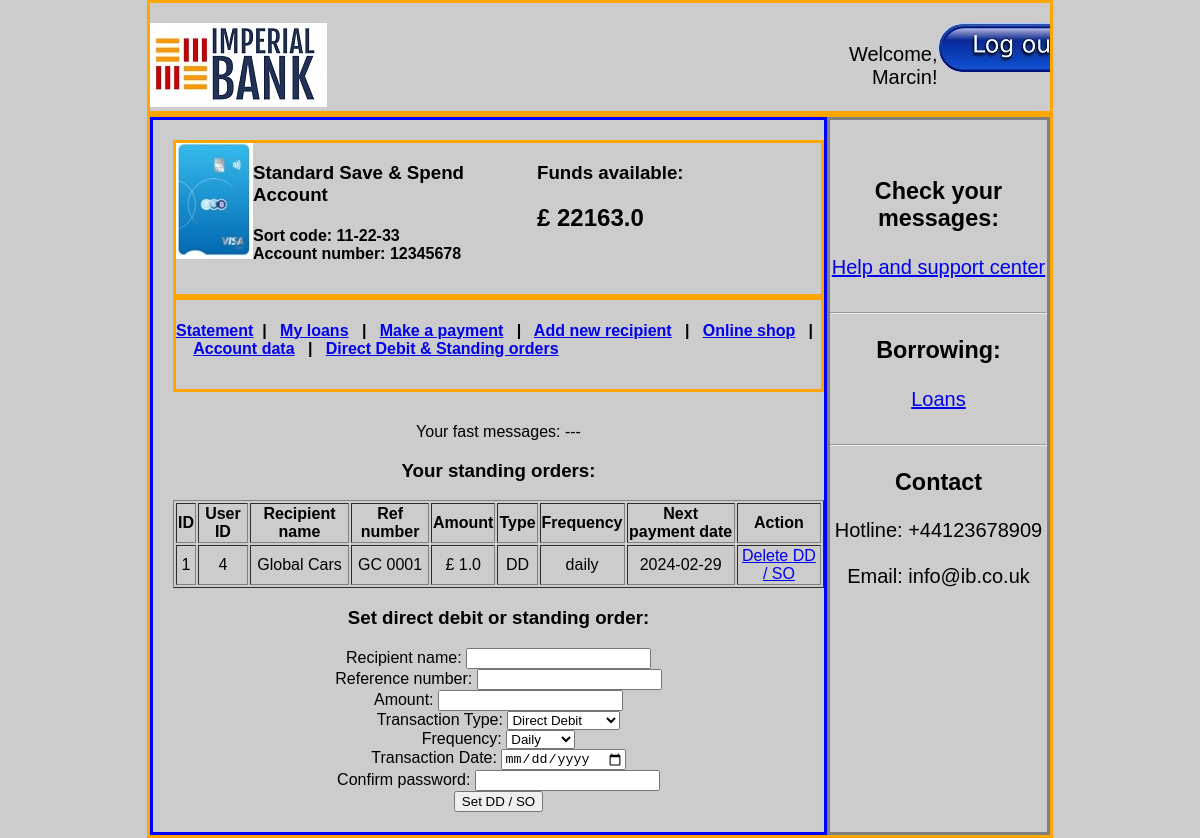
The app's page /direct_debit_standing_orders (signed in) with its own data.
### models/models.py (models this page shows, shortened)
class Users(db.Model, UserMixin):
    id = db.Column(db.Integer, primary_key=True)
    username = db.Column(db.String(50), unique=True, nullable=False)
    password_hash = db.Column(db.String(128), nullable=False)
    role = db.Column(db.String(20), nullable=False, default='client')
    email = db.Column(db.String(120), unique=True, nullable=False)
    phone_number = db.Column(db.String(20), nullable = False)
    country = db.Column(db.String(50))
    transactions = db.relationship('Transaction', backref='user', lazy=True)

class Transaction(db.Model):
    user_id = db.Column(db.Integer, db.ForeignKey('users.id'), nullable=False)
    id = db.Column(db.Integer, primary_key=True)
    transaction_date = db.Column(db.Date, default=date.today)
    transaction_type = db.Column(db.String(20), nullable=False)
    sort_code = db.Column(db.String(10), nullable=False)
    account_number = db.Column(db.String(20), nullable=False)
    transaction_description = db.Column(db.String(255) , nullable=False)
    debit_amount = db.Column(db.Float)
    credit_amount = db.Column(db.Float)
    balance = db.Column(db.Float, nullable=False)

class DDSO(db.Model):
    id = db.Column(db.Integer, primary_key=True)
    user_id = db.Column(db.Integer, db.ForeignKey('users.id'), nullable=False)
    recipient = db.Column(db.String(50),  nullable=False)
    reference_number = db.Column(db.String(100), nullable=False)
    amount = db.Column(db.Float, nullable=False)
    transaction_type = db.Column(db.String(20), nullable=False)
    frequency = db.Column(db.String(50))  # 'daily' 'monthly' etc
    next_payment_date = db.Column(db.Date, nullable=False)

### routes/transfer.py (the view, shortened to what this page needs)
@ddso_bp.route('/direct_debit_standing_orders', methods=['GET', 'POST'])
@login_required
def ddso():
    user_transactions = Transaction.query.filter_by(user_id=current_user.id).all()
    user_dd_so = DDSO.query.filter_by(user_id=current_user.id).all()
    last_transaction = Transaction.query.filter_by(user_id=current_user.id).order_by(Transaction.id.desc()).first()
    form = DDSOForm()
    return render_template('ddso.html', form=form, user=current_user, all_transactions=user_transactions, all_dd_so=user_dd_so,  last_transaction=last_transaction)

### forms/forms.py
class DDSOForm(FlaskForm):
    amount = FloatField('Amount', validators=[DataRequired(), NumberRange(min=0)])
    recipient = StringField('Recipient', validators=[DataRequired()])
    reference_number = StringField('Reference number', validators=[DataRequired()])
    next_payment_date = DateField('Next payment date', format='%Y-%m-%d', validators=[DataRequired()])
    transaction_type = SelectField('Transaction type', choices=[('DD', 'Direct Debit'), ('SO', 'Standing Order')], validators=[DataRequired()])
    frequency = SelectField('Frequency', choices=[('monthly', 'Monthly'), ('daily', 'Daily')], validators=[DataRequired()])
    confirm_password = PasswordField('Confirm Password', validators=[DataRequired()])
    submit = SubmitField('Add DD / SO')

### app.py (called while the page is built)
@app.before_request
def initialize_database():
    db.create_all()
    session.permanent = True

@login_manager.user_loader
def load_user(user_id):
    return Users.query.get(int(user_id))

### templates/ddso.html (shortened to what this page needs)
{% extends 'base2.html' %}
{% block precontent %}
{% with messages = get_flashed_messages() %}
{% if not messages %}
    <p>Your fast messages: ---</p>
{% endif %}
{% endwith %}
<h3>Your standing orders: </h3>
<table border="1" class="center-table">
    <thead>
    <tr>
        <th>ID</th>
        <th>User ID</th>
        <th>Recipient name</th>
        <th>Ref number</th>
        <th>Amount</th>
        <th>Type</th>
        <th>Frequency</th>
        <th>Next payment date</th>
        <th>Action</th>
    </tr>
    </thead>
    <tbody>
    {% for dd_so in all_dd_so %}
        <tr>
            <td>{{ dd_so.id}}</td>
            <td>{{ dd_so.user_id }}</td>
            <td>{{ dd_so.recipient }}</td>
            <td>{{ dd_so.reference_number }}</td>
            <td>£ {{ dd_so.amount }}</td>
            <td>{{ dd_so.transaction_type }}</td>
            <td>{{ dd_so.frequency }}</td>
            <td>{{ dd_so.next_payment_date }}</td>
            <td><a href="{{ url_for('delete_ddso', id = dd_so.id) }}" >Delete DD / SO</a></td>
        </tr>
    {% endfor %}
    </tbody>
</table>
<h3>Set direct debit or standing order:</h3>
<form action="{{ url_for('ddso_bp.ddso') }}" method="post" role="form">
    <label for="recipient">Recipient name:</label>
    <input type="text" id="recipient" name="recipient" required><br>
    <label for="reference_number">Reference number:</label>
    <input type="text" id="reference_number" name="reference_number" required><br>
    <label for="amount">Amount:</label>
    <input type="number" step="0.01" id="amount" name="amount" required><br>
    <label for="transaction_type">Transaction Type:</label>
    <select id="transaction_type" name="transaction_type" def required>
        <option value="DD">Direct Debit</option>
    </select><br>
    <label for="frequency">Frequency:</label>
    <select id="frequency" name="frequency" def required>
        <option value="daily">Daily</option>
    </select><br>
    <label for="next_payment_date">Transaction Date:</label>
    <input type="date" id="next_payment_date" name="next_payment_date" required><br>
    <label for="confirm_password">Confirm password:</label>
    <input type="password" id="confirm_password" name="confirm_password" required><br>
    <input type="submit" value="Set DD / SO"><br>
</form>
{% endblock %}

### templates/base2.html (shortened to what this page needs)
<!DOCTYPE html>
<html lang="en">
<head>
    <link rel="stylesheet" href="{{ url_for('static', filename='styles.css') }}">
</head>
<body>
    <header>
        <div class="container5">
            <div class="left4">
                <img src="{{ url_for('static', filename='imperial-bank-2.jpg') }}">
            </div>
            <div class="right4">
                <p>Welcome, {{ current_user.username }}!</p>
            </div>
            <div class="right4">
                <a href="{{ url_for('logout') }}"><img src="{{ url_for('static', filename='logout.jpg') }}"> </a>
            </div>
        </div>
    </header>
    <main>
        <div class="container5">
            <div class="left5">
                <div class="container100">
                    <div class="visa">
                        <img src="{{ url_for('static', filename='visa.jpg') }}">
                    </div>
                    <div class="visa2">
                        <h3>Standard Save & Spend Account</h3>
                        <h4>Sort code: {{ last_transaction.sort_code }}  <br>
                        Account number: {{ last_transaction.account_number }}</h4>
                    </div>
                    <div class="visa3">
                        <h3>Funds available:</h3>
                        <h2> £ {{ last_transaction.balance }}</h2>
                    </div>
                </div>
                <div class="container100">
                    <h4>
                    <a href="{{ url_for('dashboard') }}"> Statement</a>&nbsp | &nbsp
                    <a href="{{ url_for('my_loans') }}"> My loans</a>  &nbsp | &nbsp
                    <a href="{{ url_for('make_payment') }}"> Make a payment</a>  &nbsp | &nbsp
                    <a href="{{ url_for('add_recipient_bp.add_recipient') }}"> Add new recipient</a>  &nbsp | &nbsp
                    <a href="{{ url_for('online_shop') }}"> Online shop</a>  &nbsp | &nbsp &nbsp
                    <a href="{{ url_for('account_data') }}"> Account data</a>  &nbsp | &nbsp
                    <a href="{{ url_for('ddso_bp.ddso') }}"> Direct Debit & Standing orders</a> </h4>
                </div>
                <div class="center">
                    {% block precontent%}
                    {%  endblock %}
                </div>
            </div>
            <div class="right5">
                <div class="center">
                    <h3>Check your messages: </h3>
                    <a href="{{ url_for('help_center') }}" > Help and support center</a><br><br>
                    <hr>
                    <h3>Borrowing: </h3>
                    <a href="{{ url_for('loans') }}" > Loans </a> <br><br>
                    <hr>
                    <h3>Contact</h3>
                    Hotline: +44123678909 <br><br>
                    Email: info@ib.co.uk
                </div>
            </div>
        </div>
    </main>
</body>
</html>

### static/styles.css (style rules this page uses)
body { font-family: 'Arial', sans-serif; margin: 0; padding: 0; background-color: #ccc; }
.center { margin-left: auto; margin-right: auto; padding-left: 0px; padding-top: 15px; text-align: center; }
.center-table { margin-left: auto; margin-right: auto; text-align: center; width: 100%; }
.left4 { flex: 6; text-align: left; padding-top: 20px; }
.right4 { flex: 1; text-align: right; justify-content: right; overflow: auto; padding-top: 20px; font-size: 20px; }
.container5 { display: flex; justify-content: space-between; margin: 0 auto; max-width: 75%; border-color: orange; border-style: solid; }
.left5 { flex: 3; text-align: left; padding-top: 20px; padding-left: 20px; padding-bottom: 20px; border-color: blue; border-style: solid; }
.right5 { flex: 1; text-align: right; justify-content: right; overflow: auto; padding-top: 20px; font-size: 20px; border-color: grey; border-style: solid; }
.container100 { display: flex; justify-content: space-between; margin: 0 auto; max-width: 100%; border-color: orange; border-style: solid; padding-bottom: 10px; }
.visa { flex: 1; }
.visa2 { flex: 4; }
.visa3 { flex: 4; }

### records on screen
Users: username "Marcin"
Transaction: sort_code "11-22-33", account_number "12345678", balance "22163.0"
DDSO: id "1", user_id "4", recipient "Global Cars", reference_number "GC 0001", amount "1.0", transaction_type "DD", frequency "daily", next_payment_date "2024-02-29"
